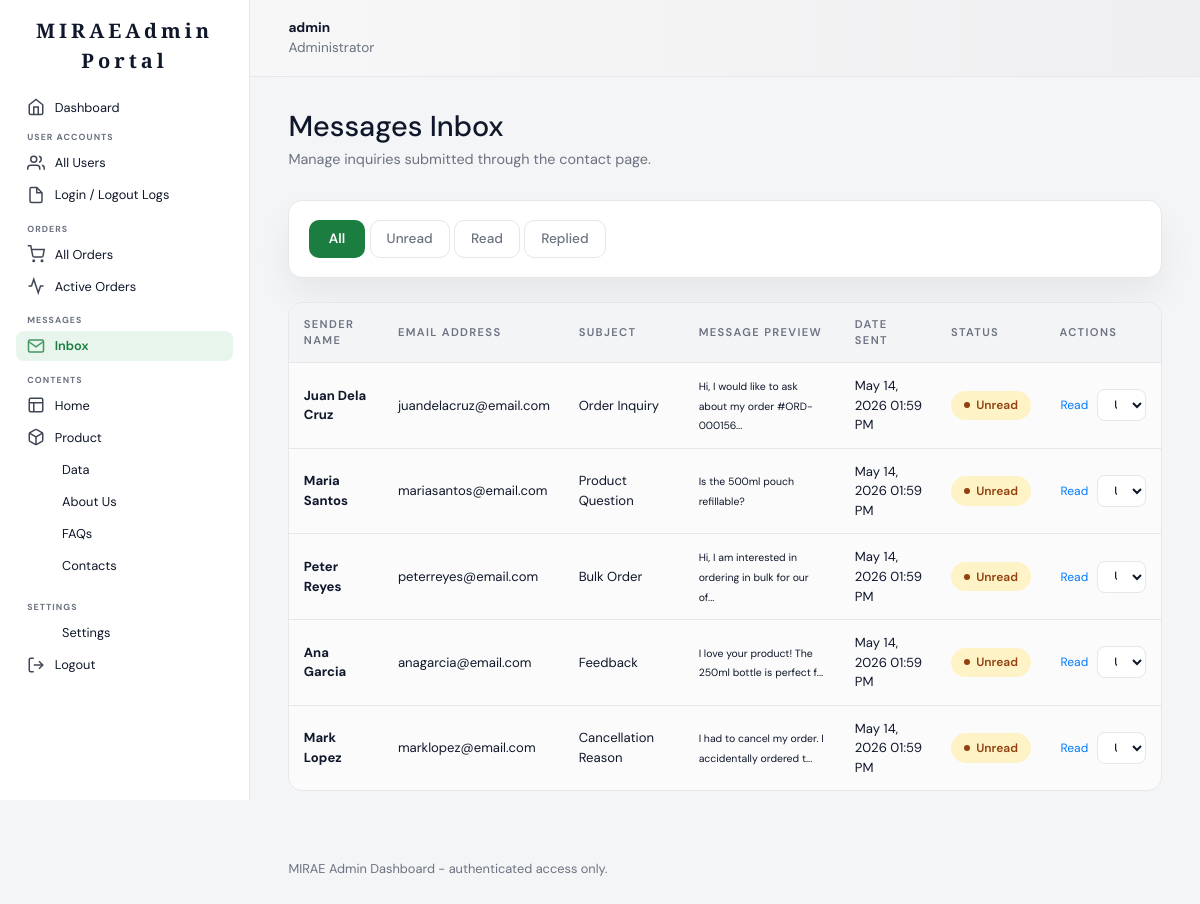
/admin/messages.php (signed in), run on an earlier commit of the app's database.
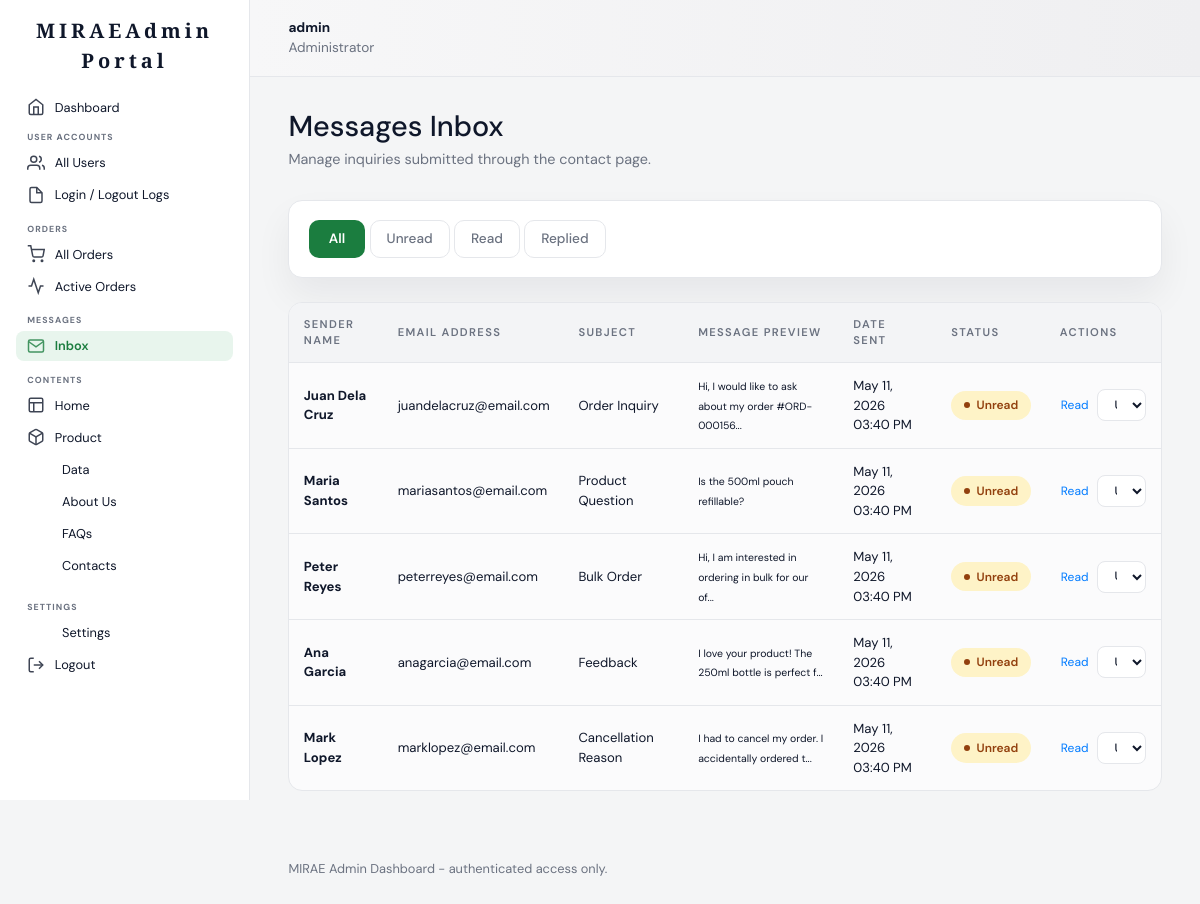
And on a later commit of the database.
### tables this page shows
CREATE TABLE `messages` (
  `id` int(11) NOT NULL AUTO_INCREMENT,
  `name` varchar(255) NOT NULL,
  `email` varchar(255) NOT NULL,
  `subject` varchar(255) DEFAULT NULL,
  `message` text NOT NULL,
  `status` enum('Unread','Read','Replied') NOT NULL DEFAULT 'Unread',
  `is_read` tinyint(1) NOT NULL DEFAULT 0,
  `created_at` timestamp NOT NULL DEFAULT current_timestamp(),
  PRIMARY KEY (`id`)
);

### admin/messages.php (the view, shortened to what this page needs)
<?php
require_once __DIR__ . '/../config/db.php';
$statusFilter = isset($_GET['status']) ? $_GET['status'] : '';
$whereSql = $statusFilter ? "WHERE status = '$statusFilter'" : "";
$messages = [];
$sql = "SELECT id, name, email, subject, message, status, created_at FROM messages $whereSql ORDER BY created_at DESC";
if ($result = $conn->query($sql)) {
    while ($row = $result->fetch_assoc()) {
        $messages[] = $row;
    }
}
include __DIR__ . '/includes/header.php';
include __DIR__ . '/includes/sidebar.php';
?>
<main class="admin-content">
    <div class="page-header">
        <h1>Messages Inbox</h1>
        <p>Manage inquiries submitted through the contact page.</p>
    </div>
    <section class="table-controls">
        <div class="filter-tabs">
            <a href="messages.php" class="btn btn-sm <?php echo !$statusFilter ? 'btn-primary' : 'btn-outline-secondary'; ?>">All</a>
            <a href="messages.php?status=Unread" class="btn btn-sm <?php echo $statusFilter === 'Unread' ? 'btn-primary' : 'btn-outline-secondary'; ?>">Unread</a>
            <a href="messages.php?status=Read" class="btn btn-sm <?php echo $statusFilter === 'Read' ? 'btn-primary' : 'btn-outline-secondary'; ?>">Read</a>
            <a href="messages.php?status=Replied" class="btn btn-sm <?php echo $statusFilter === 'Replied' ? 'btn-primary' : 'btn-outline-secondary'; ?>">Replied</a>
        </div>
    </section>
    <div class="table-wrap">
        <table>
            <thead>
                <tr>
                    <th>Sender Name</th>
                    <th>Email Address</th>
                    <th>Subject</th>
                    <th>Message Preview</th>
                    <th>Date Sent</th>
                    <th>Status</th>
                    <th>Actions</th>
                </tr>
            </thead>
            <tbody>
                <?php if (!$messages) : ?>
                    <tr><td colspan="7">No messages found.</td></tr>
                <?php else : ?>
                    <?php foreach ($messages as $msg) : ?>
                        <?php
                        $statusClass = 'status-' . strtolower($msg['status']);
                        if ($msg['status'] === 'Unread') $statusClass = 'status-pending';
                        ?>
                        <tr>
                            <td><strong><?php echo htmlspecialchars($msg['name']); ?></strong></td>
                            <td><?php echo htmlspecialchars($msg['email']); ?></td>
                            <td><?php echo htmlspecialchars($msg['subject'] ?: '(No Subject)'); ?></td>
                            <td title="<?php echo htmlspecialchars($msg['message']); ?>">
                                <small><?php echo htmlspecialchars(substr($msg['message'], 0, 50)) . (strlen($msg['message']) > 50 ? '...' : ''); ?></small>
                            </td>
                            <td><?php echo htmlspecialchars(date('M d, Y h:i A', strtotime($msg['created_at']))); ?></td>
                            <td><span class="status-pill <?php echo $statusClass; ?>"><?php echo $msg['status']; ?></span></td>
                            <td>
                                <div class="icon-actions">
                                    <button class="btn btn-link btn-sm" onclick="viewMessage(<?php echo htmlspecialchars(json_encode($msg)); ?>)" title="Read Message">Read</button>
                                    <select class="form-control form-control-sm status-select" onchange="updateMessageStatus(<?php echo $msg['id']; ?>, this.value)">
                                        <option value="Unread" <?php echo $msg['status'] === 'Unread' ? 'selected' : ''; ?>>Unread</option>
                                    </select>
                                </div>
                            </td>
                        </tr>
                    <?php endforeach; ?>
                <?php endif; ?>
            </tbody>
        </table>
    </div>
</main>
<?php include __DIR__ . '/includes/footer.php'; ?>

What changed in the data, as far as the page shows it:
changed messages "Juan Dela Cruz": created_at "May 14, 2026 01:59 PM" → "May 11, 2026 03:40 PM"
changed messages "Maria Santos": created_at "May 14, 2026 01:59 PM" → "May 11, 2026 03:40 PM"
changed messages "Peter Reyes": created_at "May 14, 2026 01:59 PM" → "May 11, 2026 03:40 PM"
changed messages "Ana Garcia": created_at "May 14, 2026 01:59 PM" → "May 11, 2026 03:40 PM"
changed messages "Mark Lopez": created_at "May 14, 2026 01:59 PM" → "May 11, 2026 03:40 PM"
